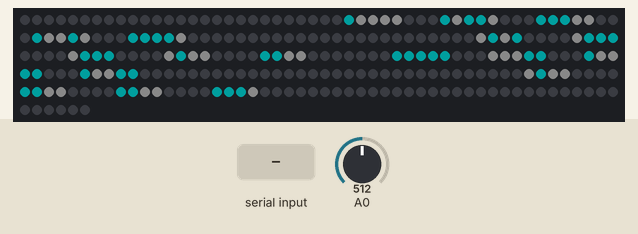
A sketch run on a simulated Arduino Uno, built with avr-gcc and run on an emulated ATmega328P. Shown: 256 RGB LEDs in strip order, left to right, continuing on the next row. Inputs (shaded band) come from the test bench; at power-on: A0 = 512. Dim RGB values are drawn brighter than linear; the strip is taken to match the declared colour order; random numbers use the default seed unless the sketch sets one.

Above: at 1.2 s.
1.3 s: "1" received over the second serial link
At 3.6 s:
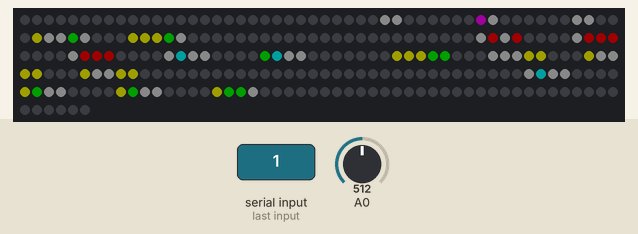
3.9 s: "0" received over the second serial link
6.5 s: "2" received over the second serial link
9.1 s: "1" received over the second serial link
11.7 s: "0" received over the second serial link
14.3 s: "2" received over the second serial link
Timing chart, 0 to 17.3 s (numbered marks = the images above; inputs shaded):
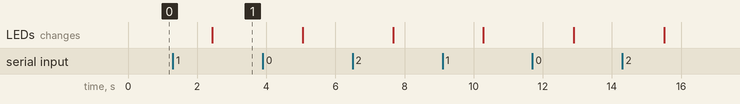

Measured:
- after the input at 1.3 s, the LEDs: change after 1.1 s (image 1)

The sketch:

test_matrix.ino
```cpp
#include <Adafruit_NeoPixel.h>
#include <SoftwareSerial.h>

#define PIN 8 // para ESP32 cambiar a pin 0
#define DELAYVAL 200
//#define FONDO_BLANCO

//#define NUMPIXELS 243  // CALUGAS
#define NUMPIXELS 256  // MATRIX

//#define FILA 9
#define FILA 16  // MATRIX

#define OFFSET_H 3
#define OFFSET_V 3

//#define CALUGAS
#define MATRIX

Adafruit_NeoPixel pixels(NUMPIXELS, PIN, NEO_RGB + NEO_KHZ800);
SoftwareSerial RS485(10,9); // RX, TX

//uint8_t dato[10]; // dato RS485
unsigned char ficha[] = {6,1,8,7,5,3,2,9,4,1}; // Array to store received data
unsigned char ficha_status[] = {0,0,0,0,0,0,0,0,0};
int bytesRead = 0;

unsigned char masaje[] = {0,0,0,0,0,0,0,0,0}; // estado de los cuadrados 3x3
unsigned char orden[] = {0,1,2,3,4,5,6,7,8}; // orden de encendido de los cuadrados 3x3

int suma = 0;
int color = 1;

// estado de todas las casillas
unsigned char casillas[] = {
0, 1, 2, 3, 4, 5, 6, 7, 8,
0, 1, 2, 3, 4, 5, 6, 7, 8,
0, 1, 2, 3, 4, 5, 6, 7, 8,
0, 1, 2, 3, 4, 5, 6, 7, 8,
0, 1, 2, 3, 4, 5, 6, 7, 8,
0, 1, 2, 3, 4, 5, 6, 7, 8,
0, 1, 2, 3, 4, 5, 6, 7, 8,
0, 1, 2, 3, 4, 5, 6, 7, 8,
0, 1, 2, 3, 4, 5, 6, 7, 8
};

// mapa de leds calugas 9x9

#ifdef MATRIX
const uint16_t XYTable[] = {
  0, 1, 2, 3, 4, 5, 6, 7, 64, 65, 66, 67, 68, 69, 70, 71,
  8, 9, 10, 11, 12, 13, 14, 15, 72, 73, 74, 75, 76, 77, 78, 79,
  16, 17, 18, 19, 20, 21, 22, 23, 80, 81, 82, 83, 84, 85, 86, 87,
  24, 25, 26, 27, 28, 29, 30, 31, 88, 89, 90, 91, 92, 93, 94, 95,
  32, 33, 34, 35, 36, 37, 38, 39, 96, 97, 98, 99, 100, 101, 102, 103,
  40, 41, 42, 43, 44, 45, 46, 47, 104, 105, 106, 107, 108, 109, 110, 111,
  48, 49, 50, 51, 52, 53, 54, 55, 112, 113, 114, 115, 116, 117, 118, 119,
  56, 57, 58, 59, 60, 61, 62, 63, 120, 121, 122, 123, 124, 125, 126, 127,
  128, 129, 130, 131, 132, 133, 134, 135, 192, 193, 194, 195, 196, 197, 198, 199,
  136, 137, 138, 139, 140, 141, 142, 143, 200, 201, 202, 203, 204, 205, 206, 207,
  144, 145, 146, 147, 148, 149, 150, 151, 208, 209, 210, 211, 212, 213, 214, 215,
  152, 153, 154, 155, 156, 157, 158, 159, 216, 217, 218, 219, 220, 221, 222, 223,
  160, 161, 162, 163, 164, 165, 166, 167, 224, 225, 226, 227, 228, 229, 230, 231,
  168, 169, 170, 171, 172, 173, 174, 175, 232, 233, 234, 235, 236, 237, 238, 239,
  176, 177, 178, 179, 180, 181, 182, 183, 240, 241, 242, 243, 244, 245, 246, 247,
  184, 185, 186, 187, 188, 189, 190, 191, 248, 249, 250, 251, 252, 253, 254, 255
};

// index color casilla
const uint8_t icolor[] = {
0, 0, 30, // 0 - azul
0, 30, 0, // 1 - verde
30, 0, 0, // 2 - rojo
30, 30, 0, // 3 - amarillo
30, 0, 30, // 4 - magenta
0, 30, 30 // 5 - cyan
};

// index color fondo
const uint8_t ifondo[] = {
0, 0, 0, // 0 - negro
20, 20, 20, // 1 - blanco
10, 10, 10 // 2 - blanco 50%
};
#endif

#ifdef CALUGAS
const uint16_t XYTable[] = {
  24, 23, 18, 17, 12, 11, 6, 5, 0,
  25, 22, 19, 16, 13, 10, 7, 4, 1,
  26, 21, 20, 15, 14, 9, 8, 3, 2,
  27, 32, 33, 38, 39, 44, 45, 50, 51,
  28, 31, 34, 37, 40, 43, 46, 49, 52,
  29, 30, 35, 36, 41, 42, 47, 48, 53,
  78, 77, 72, 71, 66, 65, 60, 59, 54,
  79, 76, 73, 70, 67, 64, 61, 58, 55,
  80, 75, 74, 69, 68, 63, 62, 57, 56
};

// index color casilla
const uint8_t icolor[] = {
0, 0, 255, // 0 - azul
0, 255, 0, // 1 - verde
255, 0, 0, // 2 - rojo
255, 255, 0, // 3 - amarillo
255, 0, 255, // 4 - magenta
0, 255, 255 // 5 - cyan
};

// index color fondo
const uint8_t ifondo[] = {
0, 0, 0, // 0 - negro
200, 200, 200, // 1 - blanco
100, 100, 100 // 2 - blanco 50%
};
#endif

bool nuevo = true;

void setup() {
pixels.begin();
pixels.clear();
RS485.begin(9600);
}

void loop() {

  pixels.clear();

  if (RS485.available()) {
    RS485.readBytes(ficha,10);
    nuevo = true;
  }

  if (nuevo) {
    for (int i=0;i<9;i++) {
     if (ficha[9]==i+1) {
       ficha_status[i]=0;
       ficha[9] = 0;
     }

    suma = ficha[0]+ficha[1]+ficha[2]+ficha[3]+ficha[4]+ficha[5]+ficha[6]+ficha[7]+ficha[8];
    if (!suma) color++;
    if (color>5) color = 1;

   }

   for (int i=0;i<9;i++) {
     if (ficha[i]<10) {
       if (ficha[i] != ficha_status[i]) {
         casilla_shuffle(i);
         ficha_status[i] = ficha[i];
       }
     casilla(ficha[i],i,color-1,2);
     }
   }

    pixels.show();
    nuevo=false;
    }

  delay(DELAYVAL);
} // FIN DEL LOOP

// FUNCIÓN PARA MAPEAR LEDS
uint16_t XY(uint16_t x, uint16_t y) {
uint16_t i = (y * FILA) + x;
uint16_t j = XYTable[i];
return j;
}
// casilla (numero, cuadrado, color, fondo);
void casilla (uint8_t n, uint8_t q, uint8_t c, uint8_t f) {

uint8_t casilleros[9];
for (int i=0;i<9;i++) casilleros[i]=casillas[i+(q*9)];
int colorandom = random(6);
uint8_t of_h = (q%3)*3;
uint8_t of_v = floor(q/3)*3;
uint8_t r = icolor[3*colorandom];
uint8_t g = icolor[3*colorandom+1];
uint8_t b = icolor[3*colorandom+2];
uint8_t r_ = ifondo[3*f];
uint8_t g_ = ifondo[3*f+1];
uint8_t b_ = ifondo[3*f+2];

for (int i=0;i<9;i++) {
uint8_t h=i%3;
uint8_t v=floor(i/3);

#ifdef MATRIX
    if (casilleros[i] < n) pixels.setPixelColor(XY(h + of_h+OFFSET_H, v + of_v+OFFSET_V), pixels.Color(r, g, b));
    else pixels.setPixelColor(XY(h + of_h+OFFSET_H, v + of_v+OFFSET_V), pixels.Color(r_, g_, b_));
#endif

#ifdef CALUGAS
if (casilleros[i]<n) {
pixels.setPixelColor(XY(h+of_h,v+of_v)*3, pixels.Color(r,g,b));
pixels.setPixelColor(XY(h+of_h,v+of_v)*3+1, pixels.Color(r,g,b));
pixels.setPixelColor(XY(h+of_h,v+of_v)*3+2, pixels.Color(r,g,b));
}
else {
pixels.setPixelColor(XY(h+of_h,v+of_v)*3, pixels.Color(r_,g_,b_)) ;
pixels.setPixelColor(XY(h+of_h,v+of_v)*3+1, pixels.Color(r_,g_,b_)) ;
pixels.setPixelColor(XY(h+of_h,v+of_v)*3+2, pixels.Color(r_,g_,b_)) ;
}
#endif

}
}

// Fisher-Yates shuffle
void urnShuffle(uint8_t arr[]) {
// Seed the random number generator
randomSeed(analogRead(0)); // Use an unconnected analog pin to generate entropy for seeding

for (int i = 8; i > 0; i--) {
// Get a random index from 0 to i
int j = random(0, i + 1);
// Swap the elements at index i and j
int temp = arr[i];
arr[i] = arr[j];
arr[j] = temp;
}
}

void casilla_shuffle(uint8_t q) {
uint8_t casilleros[9];
for (int i=0;i<9;i++) casilleros[i]=casillas[i+(q*9)];
urnShuffle(casilleros);
for (int i=0;i<9;i++) casillas[i+(q*9)]=casilleros[i];
}
```
